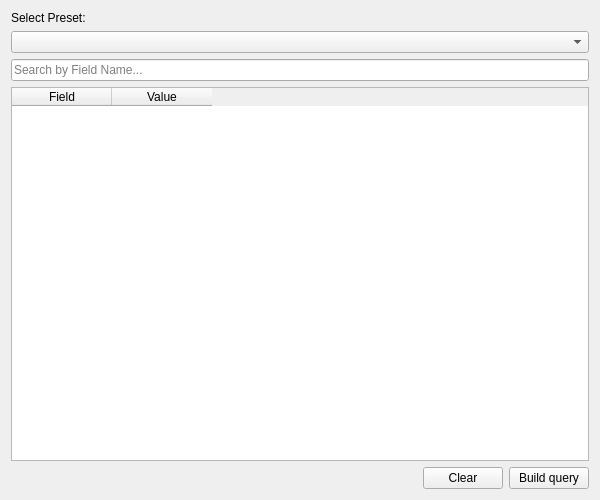
<?xml version="1.0" encoding="UTF-8"?>

<!--
#
# Copyright (c) 2024 HERE Europe B.V.
#
# SPDX-License-Identifier: MIT
# License-Filename: LICENSE
#
-->

<ui version="4.0">
 <class>QueryBuild</class>
 <widget class="QDialog" name="QueryBuild">
  <property name="geometry">
   <rect>
    <x>0</x>
    <y>0</y>
    <width>600</width>
    <height>500</height>
   </rect>
  </property>
  <property name="windowTitle">
   <string>Query Builder</string>
  </property>
  <layout class="QVBoxLayout" name="verticalLayout">
   <!-- layer selection -->
   <item>
    <widget class="QLabel" name="presetLabel">
     <property name="text">
      <string>Select Preset:</string>
     </property>
    </widget>
   </item>
   <item>
    <widget class="QComboBox" name="presetDropdown"/>
   </item>
   <!-- Search Bar -->
   <item>
    <widget class="QLineEdit" name="search_bar">
     <property name="placeholderText">
      <string>Search by Field Name...</string>
     </property>
     <property name="clearButtonEnabled">
      <bool>true</bool>
     </property>
    </widget>
   </item>

   <!-- Table -->
   <item>
    <widget class="QTableWidget" name="tableWidget">
     <property name="selectionMode">
      <enum>QAbstractItemView::SingleSelection</enum>
     </property>
     <column>
      <property name="text">
       <string>Field</string>
      </property>
     </column>
     <column>
      <property name="text">
       <string>Value</string>
      </property>
     </column>
    </widget>
   </item>

   <!-- Bottom Layout -->
   <item>
    <layout class="QHBoxLayout" name="bottomLayout">
     <!-- Spacer -->
     <item>
      <spacer name="horizontalSpacer">
       <property name="orientation">
        <enum>Qt::Horizontal</enum>
       </property>
       <property name="sizeType">
        <enum>QSizePolicy::Expanding</enum>
       </property>
       <property name="sizeHint" stdset="0">
        <size>
         <width>20</width>
         <height>20</height>
        </size>
       </property>
      </spacer>
     </item>

     <item>
      <widget class="QPushButton" name="clearButton">
       <property name="text">
        <string>Clear</string>
       </property>
       <property name="autoDefault">
        <bool>false</bool>
       </property>
      </widget>
     </item>
     <item>
      <widget class="QPushButton" name="buildButton">
       <property name="text">
        <string>Build query</string>
       </property>
       <property name="autoDefault">
        <bool>false</bool>
       </property>
      </widget>
     </item>
    </layout>
   </item>
  </layout>
 </widget>
 <resources/>
 <connections/>
</ui>
